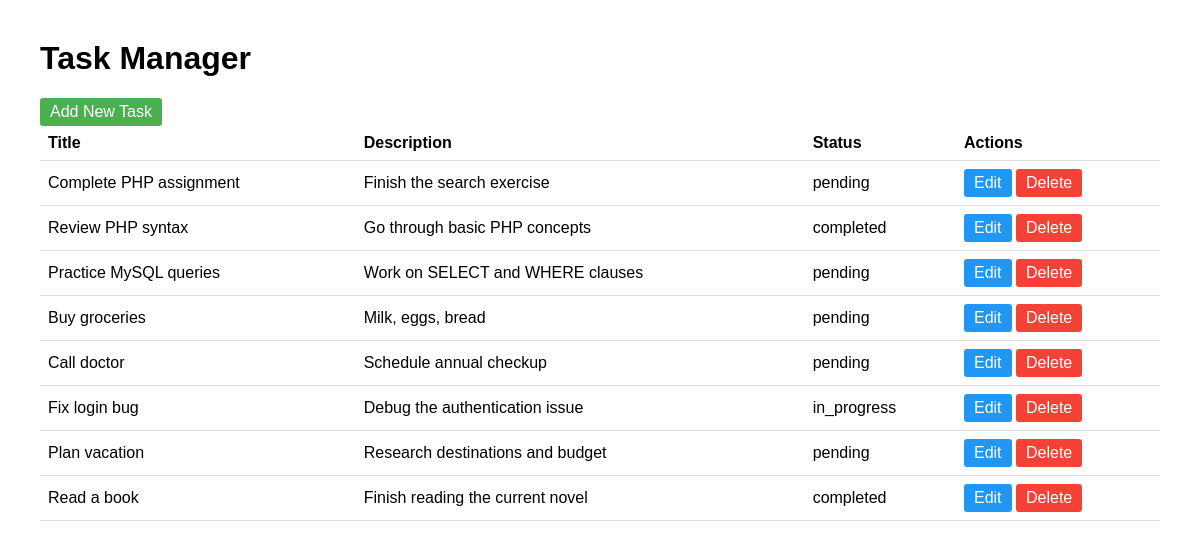
/exercise2-crud/index.php, run on the app's committed database.
### tables this page shows
CREATE TABLE tasks (
    id INT AUTO_INCREMENT PRIMARY KEY,
    user_id INT NOT NULL,
    title VARCHAR(100) NOT NULL,
    description TEXT,
    priority ENUM('low', 'medium', 'high') DEFAULT 'medium',
    status ENUM('pending', 'in_progress', 'completed') DEFAULT 'pending',
    completed_at TIMESTAMP NULL,
    created_at TIMESTAMP DEFAULT CURRENT_TIMESTAMP,
    FOREIGN KEY (user_id) REFERENCES users(id)
);

### exercise2-crud/index.php (the view, shortened to what this page needs)
<?php
require_once "../config.php";
$statement = $connection->query("SELECT * FROM tasks ORDER BY created_at DESC");
$tasks = $statement->fetchAll(PDO::FETCH_ASSOC);
?>
<!DOCTYPE html>
<html lang="en">
<head>
</head>
<body>
    <main>
        <header>
            <h1>Task Manager</h1>
            <a href="task_form.php" class="btn btn-add">Add New Task</a>
        </header>
        <section>
            <table>
                <thead>
                    <tr>
                        <th>Title</th>
                        <th>Description</th>
                        <th>Status</th>
                        <th>Actions</th>
                    </tr>
                </thead>
                <tbody>
                    <?php foreach($tasks as $task): ?>
                    <tr>
                        <td><?php echo htmlspecialchars($task['title']); ?></td>
                        <td><?php echo htmlspecialchars($task['description']); ?></td>
                        <td><?php echo htmlspecialchars($task['status']); ?></td>
                        <td>
                            <a href="task_form.php?id=<?php echo $task['id']; ?>" class="btn btn-edit">Edit</a>
                            <a href="index.php?delete=<?php echo $task['id']; ?>" class="btn btn-delete"
                               onclick="return confirm('Are you sure?')">Delete</a>
                        </td>
                    </tr>
                    <?php endforeach; ?>
                </tbody>
            </table>
        </section>
    </main>
</body>
</html>

### exercise2-crud/index.php (style rules this page uses)
body { font-family: Arial; margin: 40px; }
table { width: 100%; border-collapse: collapse; }
th, td { padding: 8px; text-align: left; border-bottom: 1px solid #ddd; }
.btn { display: inline-block; padding: 5px 10px; text-decoration: none; color: white; border-radius: 3px; }
.btn-add { background: #4CAF50; }
.btn-edit { background: #2196F3; }
.btn-delete { background: #f44336; }

### data on the page
tasks: title "Complete PHP assignment", description "Finish the search exercise", status "pending"
tasks: title "Review PHP syntax", description "Go through basic PHP concepts", status "completed"
tasks: title "Practice MySQL queries", description "Work on SELECT and WHERE clauses", status "pending"
tasks: title "Buy groceries", description "Milk, eggs, bread", status "pending"
tasks: title "Call doctor", description "Schedule annual checkup", status "pending"
tasks: title "Fix login bug", description "Debug the authentication issue", status "in_progress"
tasks: title "Plan vacation", description "Research destinations and budget", status "pending"
tasks: title "Read a book", description "Finish reading the current novel", status "completed"
